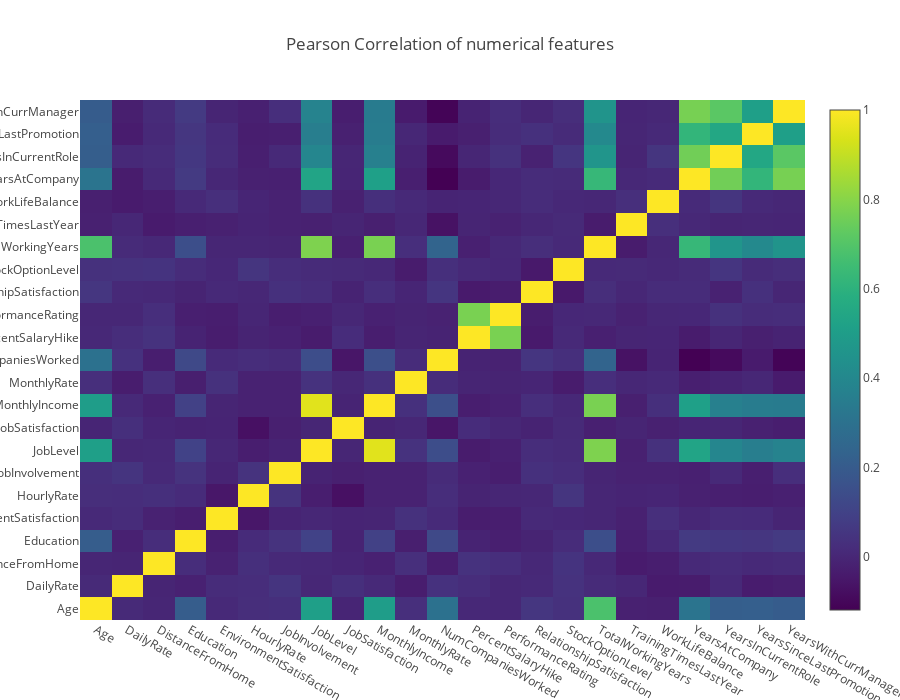

Source (notebook cell):
### Code cell
# creating a list of only numerical values
colIndex = [0,3,5,6,10,12,13,14,16,18,19,20,23,24,25,27,28,29,30,31,32,33,34]
data2 = [
    go.Heatmap(
        z= data[colIndex].astype(float).corr().values, # Generating the Pearson correlation
        x=data[colIndex].columns.values,
        y=data[colIndex].columns.values,
        colorscale='Viridis',
        reversescale = False,
        text = True ,
        opacity = 1.0
        
    )
]


layout = go.Layout(
    title='Pearson Correlation of numerical features',
    xaxis = dict(ticks='', nticks=36),
    yaxis = dict(ticks='' ),
    width = 900, height = 700,
    
)


fig = go.Figure(data=data2, layout=layout)
py.offline.iplot(fig, filename='labelled-heatmap')

### Figure 1 — Plotly figure (JSON) as saved in the notebook; plotly's stock layout.template omitted (floating-point values rounded to 4 significant figures; data arrays with more than 128 entries replaced by an {"elided": "..."} marker saying what was removed)
{"data": [{"colorscale": "Viridis", "opacity": 1, "reversescale": false, "text": true, "type": "heatmap", "x": ["Age", "DailyRate", "DistanceFromHome", "Education", "EnvironmentSatisfaction", "HourlyRate", "JobInvolvement", "JobLevel", "JobSatisfaction", "MonthlyIncome", "MonthlyRate", "NumCompaniesWorked", "PercentSalaryHike", "PerformanceRating", "RelationshipSatisfaction", "StockOptionLevel", "TotalWorkingYears", "TrainingTimesLastYear", "WorkLifeBalance", "YearsAtCompany", "YearsInCurrentRole", "YearsSinceLastPromotion", "YearsWithCurrManager"], "y": ["Age", "DailyRate", "DistanceFromHome", "Education", "EnvironmentSatisfaction", "HourlyRate", "JobInvolvement", "JobLevel", "JobSatisfaction", "MonthlyIncome", "MonthlyRate", "NumCompaniesWorked", "PercentSalaryHike", "PerformanceRating", "RelationshipSatisfaction", "StockOptionLevel", "TotalWorkingYears", "TrainingTimesLastYear", "WorkLifeBalance", "YearsAtCompany", "YearsInCurrentRole", "YearsSinceLastPromotion", "YearsWithCurrManager"], "z": {"elided": "23x23 float values"}}], "layout": {"height": 700, "title": "Pearson Correlation of numerical features", "width": 900, "xaxis": {"nticks": 36, "ticks": ""}, "yaxis": {"ticks": ""}}}
